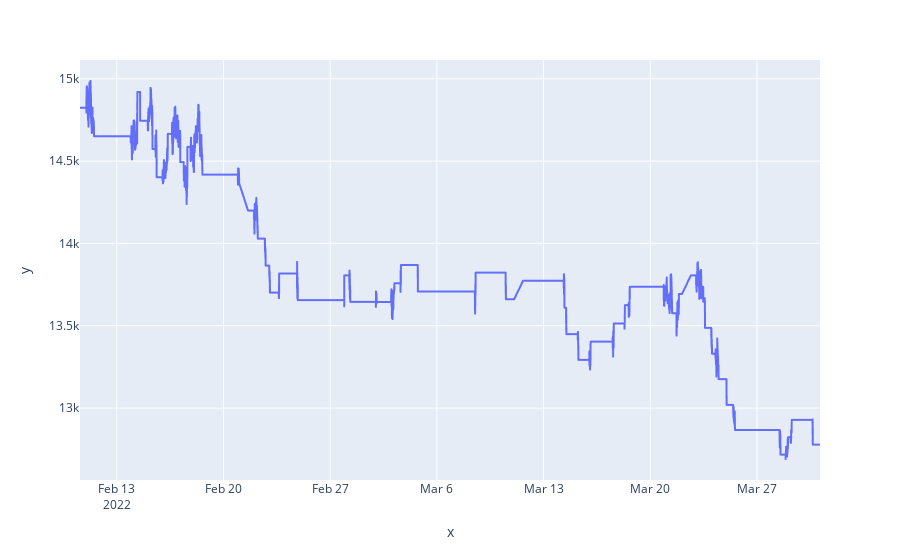

Source (notebook cell):
### Code cell
plot_full_equity_curve(df, stats, warmup_bars = warmup_bars,
                       lookback_bars = lookback_bars, overlay_price = True)

### Figure 1 — Plotly figure (JSON) as saved in the notebook; plotly's stock layout.template omitted (floating-point values rounded to 4 significant figures; data arrays with more than 128 entries replaced by an {"elided": "..."} marker saying what was removed)
{"data": [{"hovertemplate": "x=%{x}<br>y=%{y}<extra></extra>", "legendgroup": "", "line": {"color": "#636efa", "dash": "solid"}, "marker": {"symbol": "circle"}, "mode": "lines", "name": "", "showlegend": false, "textposition": "bottom right", "type": "scattergl", "x": {"elided": "46200 str values"}, "xaxis": "x", "y": {"elided": "46200 float values"}, "yaxis": "y"}], "layout": {"legend": {"tracegroupgap": 0}, "margin": {"t": 60}, "xaxis": {"anchor": "y", "domain": [0, 1], "title": {"text": "x"}}, "yaxis": {"anchor": "x", "domain": [0, 1], "title": {"text": "y"}}}}
